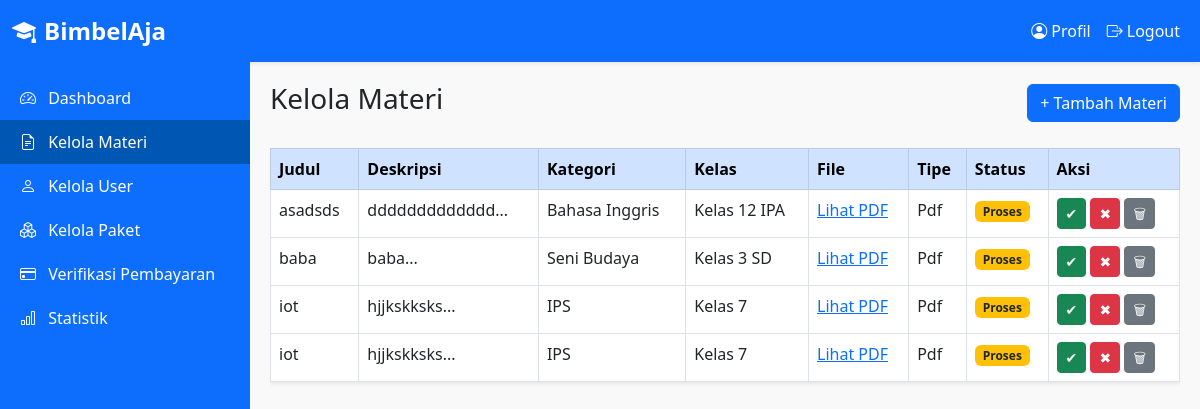
Page /admin/kelola_materi.php (signed in) on the committed database.
### tables this page shows
CREATE TABLE `materi` (
  `id` int(11) NOT NULL,
  `judul` varchar(100) NOT NULL,
  `deskripsi` text DEFAULT NULL,
  `file` varchar(100) DEFAULT NULL,
  `tutor_id` int(11) DEFAULT NULL,
  `kelas_id` int(11) DEFAULT NULL,
  `created_at` datetime DEFAULT current_timestamp(),
  `tipe_file` enum('pdf','video','lain') DEFAULT 'pdf',
  `kategori_id` int(11) DEFAULT NULL,
  `status` enum('proses','diterima','ditolak') DEFAULT 'proses'
);

CREATE TABLE `kategori_materi` (
  `id` int(11) NOT NULL,
  `nama_kategori` varchar(100) NOT NULL
);

CREATE TABLE `kelas` (
  `id` int(11) NOT NULL,
  `nama_kelas` varchar(100) NOT NULL,
  `jenjang` enum('SD','SMP','SMA') DEFAULT NULL
);

### admin/kelola_materi.php (the view, shortened to what this page needs)
<?php
include '../config/database.php';
include '../includes/admin_header.php';
?>
<div class="content">
  <div class="d-flex justify-content-between align-items-center mb-4">
    <h3>Kelola Materi</h3>
    <button class="btn btn-primary" data-bs-toggle="modal" data-bs-target="#modalTambah">+ Tambah Materi</button>
  </div>
  <div class="table-responsive">
    <table class="table table-bordered bg-white shadow-sm">
      <thead class="table-primary">
        <tr>
          <th>Judul</th>
          <th>Deskripsi</th>
          <th>Kategori</th>
          <th>Kelas</th>
          <th>File</th>
          <th>Tipe</th>
          <th>Status</th>
          <th>Aksi</th>
        </tr>
      </thead>
      <tbody>
        <?php
        $query = "
          SELECT m.*, k.nama_kategori, kl.nama_kelas
          FROM materi m
          LEFT JOIN kategori_materi k ON m.kategori_id = k.id
          LEFT JOIN kelas kl ON m.kelas_id = kl.id
          ORDER BY m.created_at DESC";
        $result = mysqli_query($conn, $query);
        if (mysqli_num_rows($result) > 0):
          while ($row = mysqli_fetch_assoc($result)):
        ?>
        <tr>
          <td><?= htmlspecialchars($row['judul']) ?></td>
          <td><?= substr(htmlspecialchars($row['deskripsi']), 0, 50) ?>...</td>
          <td><?= $row['nama_kategori'] ?: '-' ?></td>
          <td><?= $row['nama_kelas'] ?: '-' ?></td>
          <td>
            <a href="../assets/uploads/<?= $row['file'] ?>" target="_blank" class="text-primary">
              <?= $row['tipe_file'] == 'video' ? 'Tonton Video' : 'Lihat PDF' ?>
            </a>
          </td>
          <td><?= ucfirst($row['tipe_file']) ?></td>
          <td>
            <span class="badge
              <?= $row['status'] == 'disetujui' ? 'bg-success' : ($row['status'] == 'ditolak' ? 'bg-danger' : 'bg-warning text-dark') ?>">
              <?= ucfirst($row['status']) ?>
            </span>
          </td>
          <td>
            <form action="proses_materi.php" method="POST" class="d-inline">
              <button name="setujui" class="btn btn-success btn-sm" onclick="return confirm('Apakah Anda yakin ingin menyetujui materi ini?')">✔</button>
            </form>
            <form action="proses_materi.php" method="POST" class="d-inline">
              <button name="tolak" class="btn btn-danger btn-sm" onclick="return confirm('Apakah Anda yakin ingin menolak materi ini?')">✖</button>
            </form>
            <form action="proses_materi.php" method="POST" class="d-inline">
              <button name="hapus" class="btn btn-secondary btn-sm" onclick="return confirm('Apakah Anda yakin ingin menghapus materi ini?')">🗑</button>
            </form>
          </td>
        </tr>
        <?php endwhile; else: ?>
        <tr><td colspan="8" class="text-center">Belum ada materi.</td></tr>
        <?php endif; ?>
      </tbody>
    </table>
  </div>
</div>
<?php include '../includes/admin_footer.php'; ?>

### includes/admin_header.php (style rules this page uses)
body { font-family: 'Segoe UI', sans-serif; background-color: #f9f9f9; }
.content { margin-left: 250px; padding: 20px; }

### rows in the picture
materi: judul "asadsds", deskripsi "ddddddddddddd", kategori_materi.nama_kategori "Bahasa Inggris", kelas.nama_kelas "Kelas 12 IPA", shows "Lihat PDF", tipe_file "Pdf", status "Proses"
materi: judul "baba", deskripsi "baba", kategori_materi.nama_kategori "Seni Budaya", kelas.nama_kelas "Kelas 3 SD", shows "Lihat PDF", tipe_file "Pdf", status "Proses"
materi: judul "iot", deskripsi "hjjkskksks", kategori_materi.nama_kategori "IPS", kelas.nama_kelas "Kelas 7", shows "Lihat PDF", tipe_file "Pdf", status "Proses"
materi: judul "iot", deskripsi "hjjkskksks", kategori_materi.nama_kategori "IPS", kelas.nama_kelas "Kelas 7", shows "Lihat PDF", tipe_file "Pdf", status "Proses"
